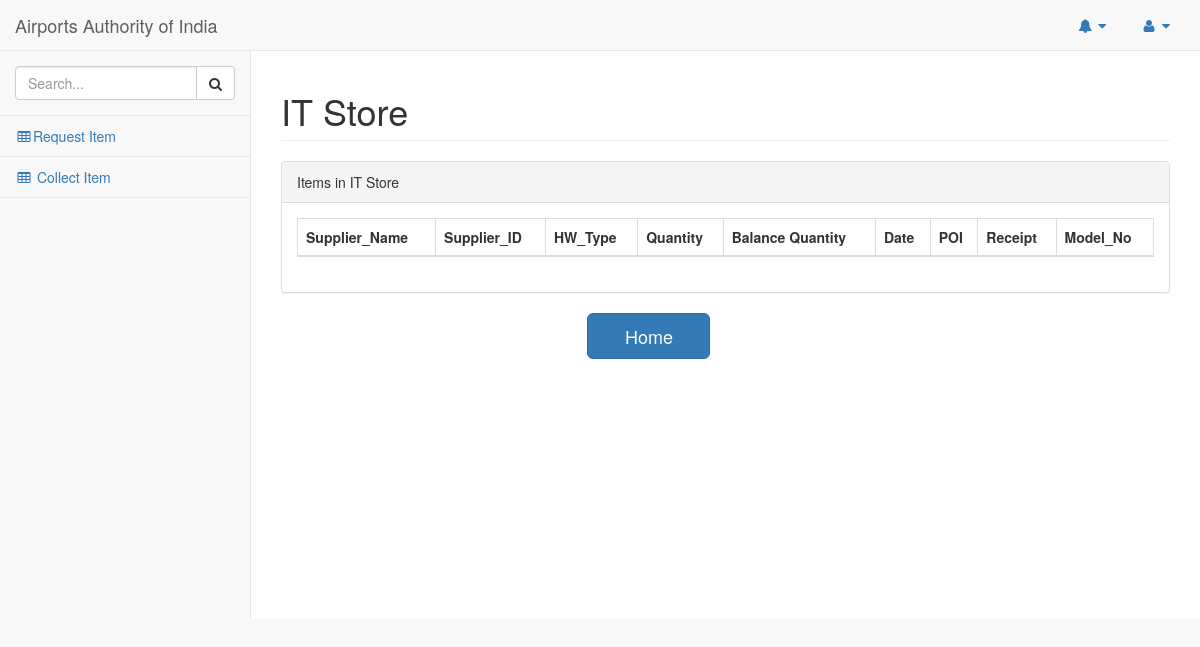
/pages/store.php, run on an earlier commit of the app's database.
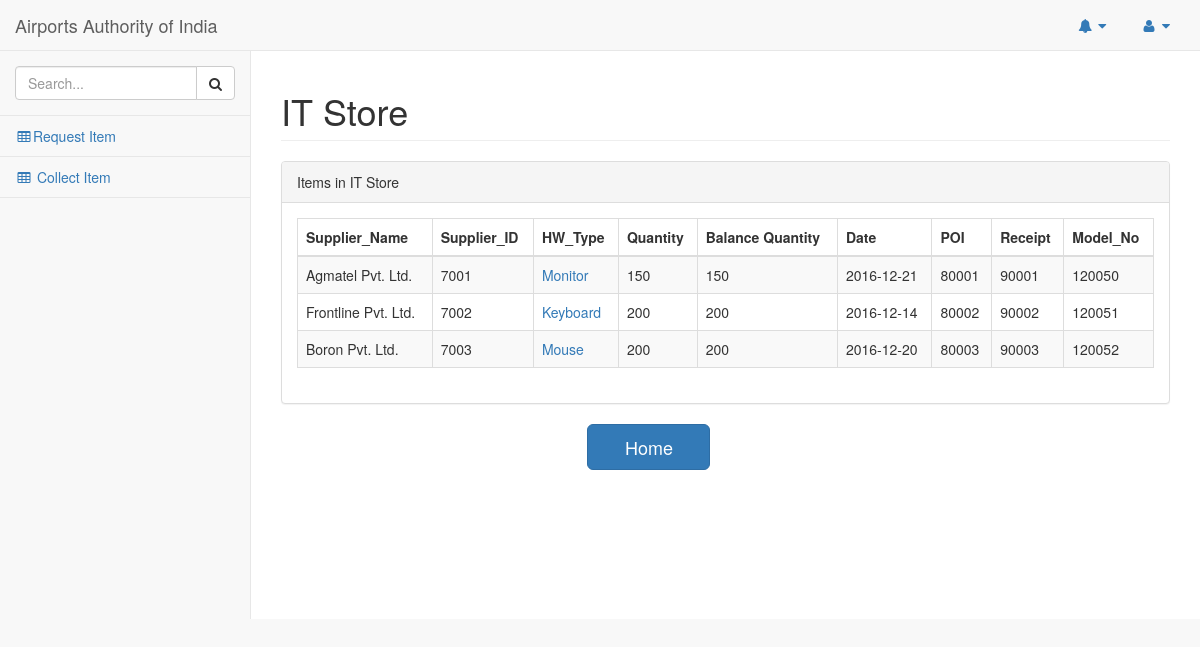
And on a later commit of the database.
### tables this page shows
CREATE TABLE `it_store` (
  `Supplier_Name` varchar(50) NOT NULL,
  `Supplier_ID` int(50) NOT NULL,
  `HW_Type` varchar(50) NOT NULL,
  `Quantity` int(50) NOT NULL,
  `Balance Quantity` int(50) NOT NULL,
  `Date` date NOT NULL,
  `POI` int(50) NOT NULL,
  `Receipt` int(50) NOT NULL,
  `Model_No` int(60) NOT NULL
);

### pages/store.php (the view, shortened to what the changed rows need)
<!DOCTYPE html>
<html lang="en">
<head>
    <link href="../vendor/bootstrap/css/bootstrap.min.css" rel="stylesheet">
    <link href="../vendor/metisMenu/metisMenu.min.css" rel="stylesheet">
    <link href="../vendor/datatables-plugins/dataTables.bootstrap.css" rel="stylesheet">
    <link href="../vendor/datatables-responsive/dataTables.responsive.css" rel="stylesheet">
    <link href="../dist/css/sb-admin-2.css" rel="stylesheet">
    <link href="../vendor/font-awesome/css/font-awesome.min.css" rel="stylesheet" type="text/css">
</head>
<body>
    <div id="wrapper">
        <div id="page-wrapper">
            <div class="row">
                <div class="col-lg-12">
                    <h1 class="page-header">IT Store</h1>
                </div>
            </div>
            <div class="row">
                <div class="col-lg-12">
                    <div class="panel panel-default">
                        <div class="panel-body">
                            <table width="100%" class="table table-striped table-bordered table-hover" id="dataTables-example">
                                        <?php
                                            $query="select * from it_store";
                                            $run=mysql_query($query);
                                        ?>
                                <thead>
                                    <tr>
                                     <th>Supplier_Name</th>
                                     <th>Supplier_ID</th>
                                     <th>HW_Type</th>
                                     <th>Quantity</th>
                                     <th>Balance Quantity</th>
                                     <th>Date</th>
                                     <th>POI</th>
                                     <th>Receipt</th>
                                     <th>Model_No</th>
                                    </tr>
                                </thead>
                                <tbody>
                                    <?php
                                        while($row=mysql_fetch_array($run))
                                        {
                                            echo "<tr>
                                            <td>{$row['Supplier_Name']}</td>
                                            <td>{$row['Supplier_ID']}</td>
                                            <td><a href='hardware.php?value=$row[HW_Type]'>{$row['HW_Type']}</a></td>
                                            <td>{$row['Quantity']}</td>
                                            <td>{$row['Balance Quantity']}</td>
                                            <td>{$row['Date']}</td>
                                            <td>{$row['POI']}</td>
                                            <td>{$row['Receipt']}</td>
                                            <td>{$row['Model_No']}</td>
                                            </tr>\n";
                                    }
                                        ?>
                                </tbody>
                            </table>
                        </div>
                    </div>
                </div>
            </div>
        </div>
    </div>
</body>
</html>

What changed in the data, as far as the page shows it:
added it_store: Supplier_Name "Agmatel Pvt. Ltd.", Supplier_ID "7001", HW_Type "Monitor", Quantity "150", Balance Quantity "150", Date "2016-12-21", POI "80001", Receipt "90001", Model_No "120050"
added it_store: Supplier_Name "Frontline Pvt. Ltd.", Supplier_ID "7002", HW_Type "Keyboard", Quantity "200", Balance Quantity "200", Date "2016-12-14", POI "80002", Receipt "90002", Model_No "120051"
added it_store: Supplier_Name "Boron Pvt. Ltd.", Supplier_ID "7003", HW_Type "Mouse", Quantity "200", Balance Quantity "200", Date "2016-12-20", POI "80003", Receipt "90003", Model_No "120052"
